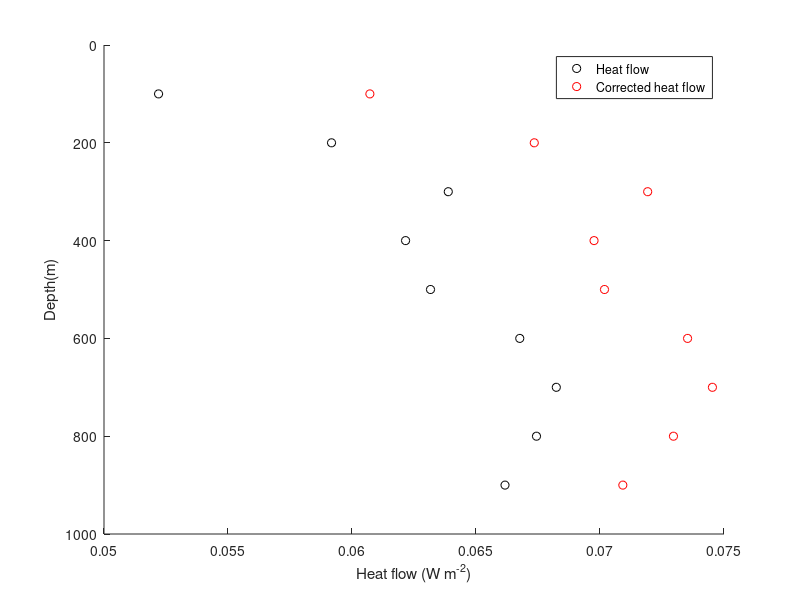
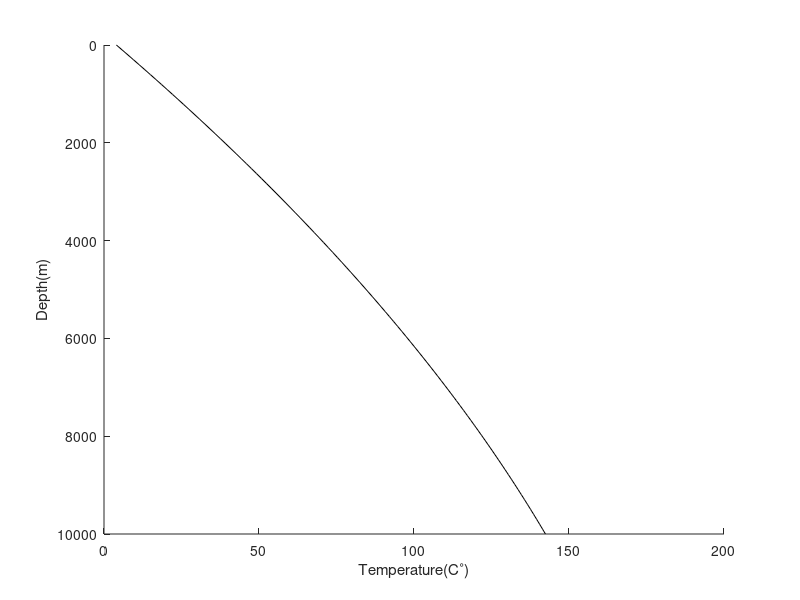
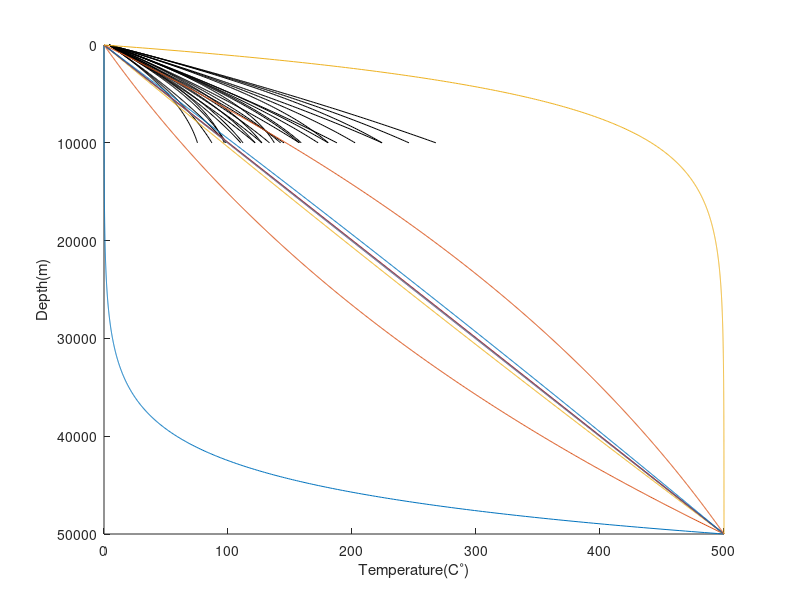
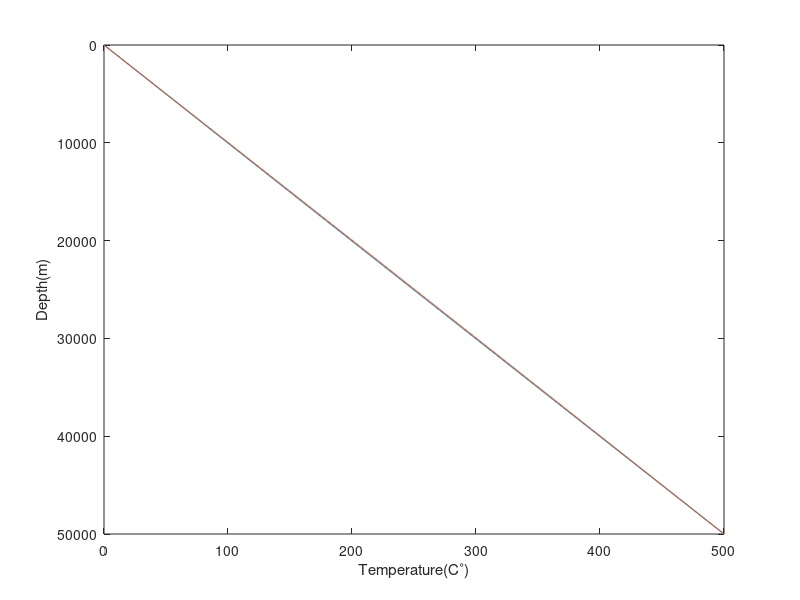

Here is the MATLAB script that generated these plots, in order:
clear all
load('TvsD.mat')%(TvsD(:,1) = temperature, TvsD(:,2) = depth )(degs C, meters)
load('CvsD.mat')%(CvsD(:,1) = conductivity, CvsD(:,2) = depth )(W/(m⋅K), meters)
%a)
%Calculate heat flow for layers of 100 m up to 900 m
layer_width = 100;%m
Depth = zeros(9,1);
DeltaT = zeros(9,1);
ThCond = zeros(9,1);
Heatflow = zeros(9,1);
gradT = zeros(9,1);
for n=1:9
    clear temp_TvsD temp_CvsD
    lb = n*layer_width-layer_width;
    ub = n*layer_width;
    Depth(n,:)=ub;
    temp_TvsD=TvsD((TvsD(:,2)> lb)&(TvsD(:,2)<= ub),:);%values between lb < D <= ub
    temp_CvsD=CvsD((CvsD(:,2)> lb)&(CvsD(:,2)<= ub),:);
    DeltaT(n,:)=temp_TvsD(end,1)-temp_TvsD(1,1);%temperature difference in the layer
    ThCond(n,:) = mean(temp_CvsD(:,1));%Average of the measured conductivities for each step
    gradT(n,:)  = DeltaT(n,:)/layer_width;
    Heatflow(n,:) = gradT(n,:)*ThCond(n,:);% heat flow for a step
end
disp('   Delta T|Conductivity|Heatflow')
disp([DeltaT ThCond Heatflow])
figure(1)
hold on
plot(abs(Heatflow),Depth,'ko')
set(gca, 'YDir','reverse')
ylabel('Depth(m)')
xlabel('Heat flow (W m^{-2})')
ylim([0,1000])

%b)

% Depth = linspace(0,15000)';
DeltaT2 = 5;%C
s=1.5e-6;%m2s-1
t2=11e3*365*24*60*60;
t1=100e3*365*24*60*60;
DeltaTzt = DeltaT2.*(erfc(Depth./sqrt(4*s*t2))-erfc(Depth./sqrt(4*s*t1)));
Deltagzt = -DeltaT2.*((pi*s*t1)^(-0.5)*exp(-Depth.^2/(4*s*t1))-(pi*s*t2)^(-0.5)*exp(-Depth.^2/(4*s*t2)));
% plot(Depth,DeltaTzt,'k')
% plot(Depth,Deltagzt,'k')
% xlabel('Depth(m)')
% ylabel('Gradient change (mK/m)')
Heatflow_cor  = ThCond.*Deltagzt+Heatflow
plot(Heatflow_cor,Depth,'ro')
hold off
legend('Heat flow','Corrected heat flow')
ylim([0,1000])
%% 2
z = linspace(0,1e4)';
Q0 = Heatflow_cor(1);
Lambda = mean(CvsD(:,1));
T0=4;%C
A=3e-6;%Wm^-3
T = T0 + (Q0/Lambda).*z-(A/(2*Lambda)).*z.^2;
figure(2)
hold on
plot(T,z,'k-')
set(gca, 'YDir','reverse')
ylabel('Depth(m)')
xlabel('Temperature(C^\circ)')
%b)
Q0b = [Q0-10e-3 Q0 Q0+10e-3];%Varied heat flow +-10mWm^-2
Lambdab = [Lambda-1 Lambda Lambda+1];%Varied thermal conductivity +-1Wm^1K^-1
Ab =  [A-1e-6 A A+1e-6];
nn = 1;
figure(3)
hold on
for i=1:3
    for j=1:3
        for k=1:3
            Tb(:,nn) = T0 + (Q0b(i)/Lambdab(j)).*z-(Ab(k)/(2*Lambdab(j))).*z.^2;
            plot(Tb(:,nn),z,'k')
            nn=nn+1;
        end
    end
end
set(gca, 'YDir','reverse')
ylabel('Depth(m)')
xlabel('Temperature(C^\circ)')

%% 3
clear all
L = 50e3;%m
TL = 500;%C
u = [-1e4 -1e3 -1e2 -1e1 -1 1 1e1 1e2 1e3 1e4]'/((1e+6)*360*24*60*60)';%m/s
z = linspace(0,50e3,1000);
s=1.5e-6;%m2s-1, I will use this value from 1.
T=(TL*(1-exp(-u*z/s))./(1-exp(-u*L/s)))';
plot(T,z)
set(gca, 'YDir','reverse')
% set(gca, 'XScale', 'log')
ylabel('Depth(m)')
xlabel('Temperature(C^\circ)')
%b)
ThCond = 2.5;
N=10;
for  n=1:length(z)/N    
    HF(n,:)= ThCond*(T(N*n,:)-T(N*n-N+1,:))/N;
end
z1=linspace(0,10e3,100);
figure(4)
hold on
plot(HF,z1)
set(gca, 'YDir','reverse')
ylabel('Depth(m)')
xlabel('Heat flow (W m^{-2})')
% set(gca, 'XScale', 'log')
hold off

%% c)
clear all
uc = [-8 8]'/((1e+6)*360*24*60*60)';%m/s
L = 50e3;%m
TL = 500;%C
z = linspace(0,50e3,1000);
s=1.5e-6;%m2s-1, I will use this value from 1.
T=(TL*(1-exp(-uc*z/s))./(1-exp(-uc*L/s)))';
plot(T,z)
set(gca, 'YDir','reverse')
% set(gca, 'XScale', 'log')
ylabel('Depth(m)')
xlabel('Temperature(C^\circ)')




